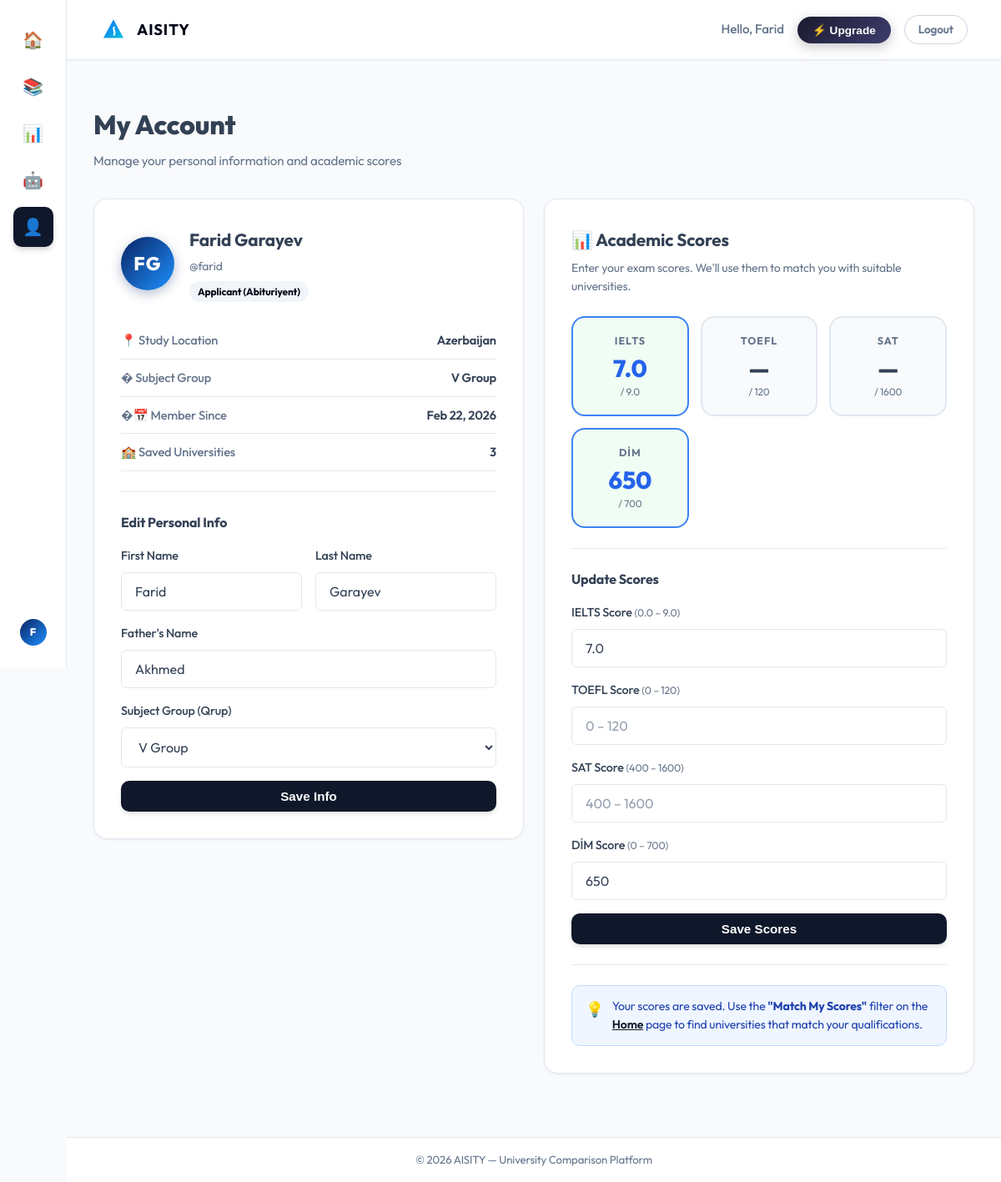
/accounts/profile/ (signed in), run on the app's committed database.
### accounts/models.py (models this page shows, shortened)
class UserProfile(models.Model):
    ROLE_CHOICES = [
        ('applicant', 'Applicant (Abituriyent)'),
        ('student', 'Student'),
    ]
    STUDY_LOCATION_CHOICES = [
        ('azerbaijan', 'Azerbaijan'),
        ('abroad', 'Abroad'),
    ]
    SUBJECT_GROUP_CHOICES = [
        ('I', 'I Group'),
        ('II', 'II Group'),
        ('III', 'III Group'),
        ('IV', 'IV Group'),
        ('V', 'V Group'),
    ]
    user = models.OneToOneField(User, on_delete=models.CASCADE, related_name='profile')
    father_name = models.CharField(max_length=100, blank=True, null=True)
    role = models.CharField(max_length=20, choices=ROLE_CHOICES, blank=True, null=True)
    study_location = models.CharField(max_length=20, choices=STUDY_LOCATION_CHOICES, blank=True, null=True)
    subject_group = models.CharField(max_length=5, choices=SUBJECT_GROUP_CHOICES, blank=True, null=True)
    created_at = models.DateTimeField(auto_now_add=True)
    ielts_score = models.DecimalField(
        max_digits=3, decimal_places=1, null=True, blank=True,
        validators=[MinValueValidator(0.0), MaxValueValidator(9.0)],
        help_text='IELTS score between 0.0 and 9.0'
    )
    toefl_score = models.IntegerField(
        null=True, blank=True,
        validators=[MinValueValidator(0), MaxValueValidator(120)],
        help_text='TOEFL score between 0 and 120'
    )
    sat_score = models.IntegerField(
        null=True, blank=True,
        validators=[MinValueValidator(400), MaxValueValidator(1600)],
        help_text='SAT score between 400 and 1600'
    )
    dim_score = models.IntegerField(
        null=True, blank=True,
        validators=[MinValueValidator(0), MaxValueValidator(700)],
        help_text='DİM score between 0 and 700'
    )

### accounts/views.py (the view)
# urls.py: path('profile/', views.profile_view, name='profile'),
@login_required
def profile_view(request):
    profile, _ = UserProfile.objects.get_or_create(user=request.user)
    if request.method == 'POST':
        action = request.POST.get('action')
        if action == 'info':
            info_form = ProfileInfoForm(request.POST, instance=profile, user=request.user)
            scores_form = ScoresForm(instance=profile)
            if info_form.is_valid():
                info_form.save()
                messages.success(request, 'Personal information updated successfully.')
                return redirect('profile')
        elif action == 'scores':
            info_form = ProfileInfoForm(instance=profile, user=request.user)
            scores_form = ScoresForm(request.POST, instance=profile)
            if scores_form.is_valid():
                scores_form.save()
                messages.success(request, 'Academic scores saved successfully.')
                return redirect('profile')
        else:
            info_form = ProfileInfoForm(instance=profile, user=request.user)
            scores_form = ScoresForm(instance=profile)
    else:
        info_form = ProfileInfoForm(instance=profile, user=request.user)
        scores_form = ScoresForm(instance=profile)
    return render(request, 'accounts/profile.html', {
        'info_form': info_form,
        'scores_form': scores_form,
        'profile': profile,
    })

### accounts/forms.py (shortened to what this page needs)
class ProfileInfoForm(forms.ModelForm):
    first_name = forms.CharField(
        max_length=100, required=False,
        widget=forms.TextInput(attrs={'placeholder': 'First Name'})
    )
    last_name = forms.CharField(
        max_length=100, required=False,
        widget=forms.TextInput(attrs={'placeholder': 'Last Name'})
    )
    class Meta:
        model = UserProfile
        fields = ['father_name', 'subject_group']
        widgets = {
            'father_name': forms.TextInput(attrs={'placeholder': "Father's Name"}),
            'subject_group': forms.Select(attrs={'class': 'form-select'}),
        }
    def __init__(self, *args, **kwargs):
        self.user = kwargs.pop('user', None)
        super().__init__(*args, **kwargs)
        if self.user:
            self.fields['first_name'].initial = self.user.first_name
            self.fields['last_name'].initial = self.user.last_name

class ScoresForm(forms.ModelForm):
    class Meta:
        model = UserProfile
        fields = ['ielts_score', 'toefl_score', 'sat_score', 'dim_score']
        widgets = {
            'ielts_score': forms.NumberInput(attrs={'placeholder': '0.0 – 9.0', 'step': '0.5', 'min': '0', 'max': '9'}),
            'toefl_score': forms.NumberInput(attrs={'placeholder': '0 – 120', 'min': '0', 'max': '120'}),
            'sat_score':   forms.NumberInput(attrs={'placeholder': '400 – 1600', 'min': '400', 'max': '1600'}),
            'dim_score':   forms.NumberInput(attrs={'placeholder': '0 – 700', 'min': '0', 'max': '700'}),
        }
        labels = {
            'ielts_score': 'IELTS Score',
            'toefl_score': 'TOEFL Score',
            'sat_score':   'SAT Score',
            'dim_score':   'DİM Score',
        }

### templates/accounts/profile.html (shortened to what this page needs)
{% extends 'base.html' %}
{% block content %}
<div class="profile-wrapper">
    <div class="page-header">
        <h1>My Account</h1>
        <p>Manage your personal information and academic scores</p>
    </div>
    <div class="profile-grid">
        <div class="profile-card">
            <div class="profile-card-header">
                <div class="profile-avatar">{{ user.first_name|slice:":1"|upper }}{{ user.last_name|slice:":1"|upper }}</div>
                <div>
                    <h2>{{ user.first_name }} {{ user.last_name }}</h2>
                    <span class="profile-username">@{{ user.username }}</span>
                    {% if profile.role %}
                    <span class="profile-role-badge">{{ profile.get_role_display }}</span>
                    {% endif %}
                </div>
            </div>
            <div class="profile-info-row">
                <span class="info-label">📍 Study Location</span>
                <span class="info-value">{{ profile.get_study_location_display|default:"Not set" }}</span>
            </div>
            <div class="profile-info-row">
                <span class="info-label">� Subject Group</span>
                <span class="info-value">{{ profile.get_subject_group_display|default:"Not set" }}</span>
            </div>
            <div class="profile-info-row">
                <span class="info-label">�📅 Member Since</span>
                <span class="info-value">{{ profile.created_at|date:"M d, Y" }}</span>
            </div>
            <div class="profile-info-row">
                <span class="info-label">🏫 Saved Universities</span>
                <span class="info-value">{{ user.my_universities.count }}</span>
            </div>
            <hr class="profile-divider">
            <h3 class="form-section-title">Edit Personal Info</h3>
            <form method="post" class="profile-form">
                <div class="form-row">
                    <div class="form-group">
                        <label>First Name</label>
                        {{ info_form.first_name }}
                    </div>
                    <div class="form-group">
                        <label>Last Name</label>
                        {{ info_form.last_name }}
                    </div>
                </div>
                <div class="form-group">
                    <label>Father's Name</label>
                    {{ info_form.father_name }}
                </div>
                <div class="form-group">
                    <label>Subject Group (Qrup)</label>
                    {{ info_form.subject_group }}
                </div>
                <button type="submit" class="btn-primary">Save Info</button>
            </form>
        </div>
        <div class="profile-card">
            <h2 class="scores-title">📊 Academic Scores</h2>
            <p class="scores-subtitle">Enter your exam scores. We'll use them to match you with suitable universities.</p>
            <div class="scores-display">
                <div class="score-box {% if profile.ielts_score %}score-set{% else %}score-empty{% endif %}">
                    <span class="score-label">IELTS</span>
                    <span class="score-value">
                        {% if profile.ielts_score %}{{ profile.ielts_score }}{% else %}—{% endif %}
                    </span>
                    <span class="score-max">/ 9.0</span>
                </div>
                <div class="score-box {% if profile.toefl_score %}score-set{% else %}score-empty{% endif %}">
                    <span class="score-label">TOEFL</span>
                    <span class="score-value">
                        {% if profile.toefl_score %}{{ profile.toefl_score }}{% else %}—{% endif %}
                    </span>
                    <span class="score-max">/ 120</span>
                </div>
                <div class="score-box {% if profile.sat_score %}score-set{% else %}score-empty{% endif %}">
                    <span class="score-label">SAT</span>
                    <span class="score-value">
                        {% if profile.sat_score %}{{ profile.sat_score }}{% else %}—{% endif %}
                    </span>
                    <span class="score-max">/ 1600</span>
                </div>
                <div class="score-box {% if profile.dim_score %}score-set{% else %}score-empty{% endif %}">
                    <span class="score-label">DİM</span>
                    <span class="score-value">
                        {% if profile.dim_score %}{{ profile.dim_score }}{% else %}—{% endif %}
                    </span>
                    <span class="score-max">/ 700</span>
                </div>
            </div>
            <hr class="profile-divider">
            <h3 class="form-section-title">Update Scores</h3>
            <form method="post" class="profile-form">
                <div class="form-group">
                    <label>IELTS Score <span class="label-hint">(0.0 – 9.0)</span></label>
                    {{ scores_form.ielts_score }}
                </div>
                <div class="form-group">
                    <label>TOEFL Score <span class="label-hint">(0 – 120)</span></label>
                    {{ scores_form.toefl_score }}
                </div>
                <div class="form-group">
                    <label>SAT Score <span class="label-hint">(400 – 1600)</span></label>
                    {{ scores_form.sat_score }}
                </div>
                <div class="form-group">
                    <label>DİM Score <span class="label-hint">(0 – 700)</span></label>
                    {{ scores_form.dim_score }}
                </div>
                <button type="submit" class="btn-primary">Save Scores</button>
            </form>
            {% if profile.ielts_score or profile.sat_score %}
            <hr class="profile-divider">
            <div class="score-match-hint">
                <span class="hint-icon">💡</span>
                <span>Your scores are saved. Use the <strong>"Match My Scores"</strong> filter on the <a href="{% url 'home' %}">Home</a> page to find universities that match your qualifications.</span>
            </div>
            {% endif %}
        </div>
    </div>
</div>
{% endblock %}

### templates/base.html (shortened to what this page needs)
<!DOCTYPE html>
<html lang="en">
<head>
    <link rel="stylesheet" href="/static/css/main.css">
</head>
<body>
{% if user.is_authenticated %}
<div class="app-shell">
    <aside class="sidebar">
        <nav class="sidebar-nav">
            <a href="{% url 'home' %}"
               class="sidebar-link {% if request.resolver_match.url_name == 'home' %}active{% endif %}"
               data-tip="Home">🏠</a>
            <a href="{% url 'my_universities' %}"
               class="sidebar-link {% if request.resolver_match.url_name == 'my_universities' %}active{% endif %}"
               data-tip="My Universities">📚</a>
            <a href="{% url 'rank_yourself' %}"
               class="sidebar-link {% if request.resolver_match.url_name == 'rank_yourself' %}active{% endif %}"
               data-tip="Rank Yourself">📊</a>
            <a href="{% url 'chat_home' %}"
               class="sidebar-link {% if request.resolver_match.url_name == 'chat_home' or request.resolver_match.url_name == 'chat_session' %}active{% endif %}"
               data-tip="AI Consultant">🤖</a>
            <a href="{% url 'profile' %}"
               class="sidebar-link {% if request.resolver_match.url_name == 'profile' %}active{% endif %}"
               data-tip="My Account">👤</a>
        </nav>
        <div class="sidebar-bottom">
            <a href="{% url 'profile' %}" class="sidebar-avatar" data-tip="{{ user.first_name|default:user.username }}">
                {{ user.first_name|first|upper|default:user.username|first|upper }}
            </a>
        </div>
    </aside>
    <div class="main-column">
        <header class="topbar">
            <div class="topbar-left">
                <a href="{% url 'home' %}" class="topbar-brand">
                    <img src="/static/img/logo.svg" alt="AISITY" class="topbar-logo-img">
                    <span class="topbar-brand-name">AISITY</span>
                </a>
            </div>
            <div class="topbar-right">
                <span class="topbar-greeting">Hello, {{ user.first_name|default:user.username }}</span>
                <button class="btn-upgrade" onclick="document.getElementById('upgrade-modal').classList.add('open')">⚡ Upgrade</button>
                <a href="{% url 'logout' %}" class="btn-logout">Logout</a>
            </div>
        </header>
        <main class="main-content">
            {% block content %}{% endblock %}
        </main>
        <footer class="footer">
            <div class="footer-container">
                <p>© 2026 AISITY — University Comparison Platform</p>
            </div>
        </footer>
    </div>
</div>
{% endif %}
</body>
</html>

### data on the page
UserProfile: role "Applicant (Abituriyent)", study_location "Azerbaijan", subject_group "V Group", created_at "Feb 22, 2026", father_name "Akhmed", ielts_score "7.0", dim_score "650"

### other printed values
{{ user.first_name|first|upper|default:user.username|first|upper }} "F"
{{ user.first_name|default:user.username }} "Farid"
{{ user.first_name|slice:":1"|upper }} "F"
{{ user.last_name|slice:":1"|upper }} "G"
{{ user.first_name }} "Farid"
{{ user.last_name }} "Garayev"
{{ user.username }} "farid"
{{ user.my_universities.count }} "3"
